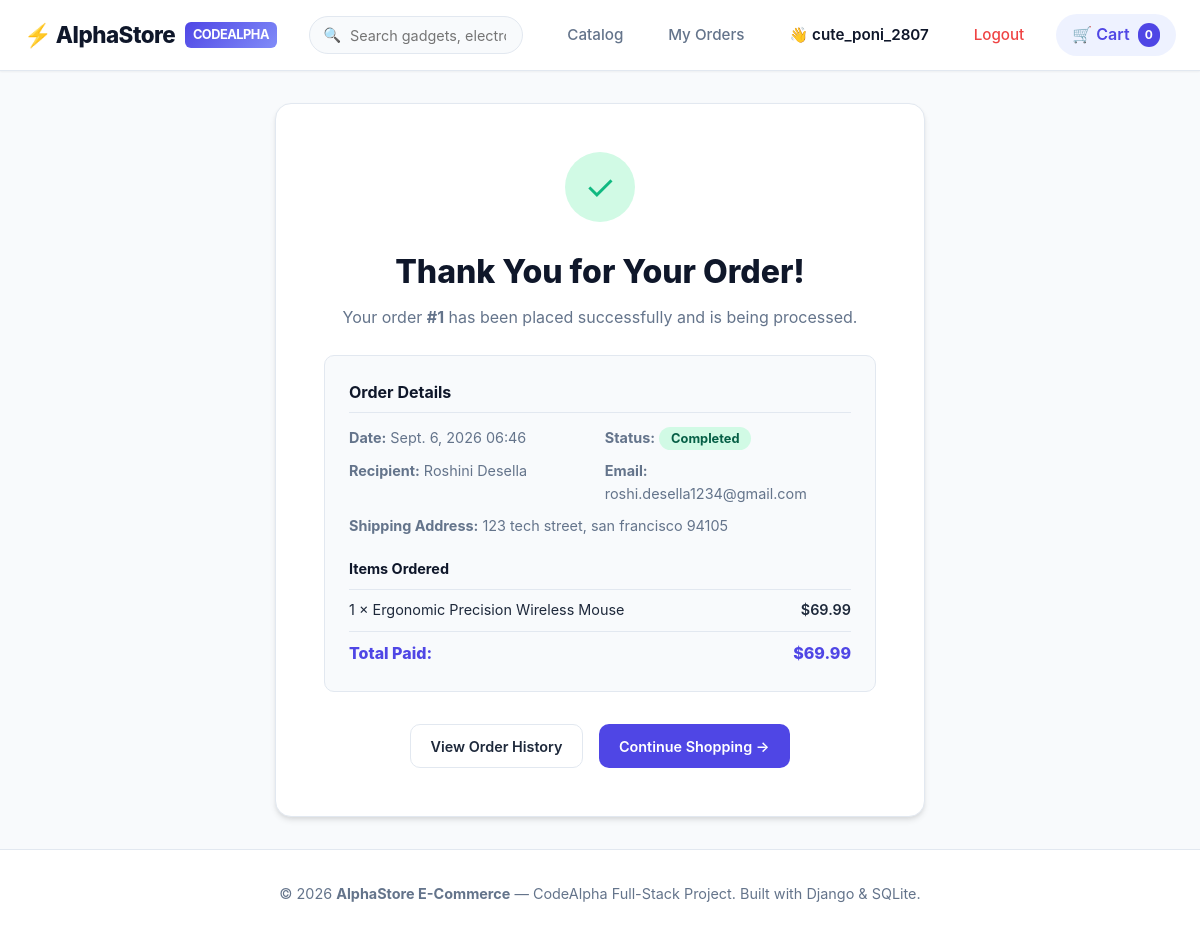
Screenshot of /order-success/1/ (signed in) with the database file from the repository.
### store/models.py (models this page shows, shortened)
class Order(models.Model):
    STATUS_CHOICES = (
        ('Pending', 'Pending'),
        ('Processing', 'Processing'),
        ('Completed', 'Completed'),
        ('Cancelled', 'Cancelled'),
    )
    user = models.ForeignKey(User, on_delete=models.CASCADE, related_name='orders')
    full_name = models.CharField(max_length=150)
    email = models.EmailField()
    address = models.TextField()
    city = models.CharField(max_length=100)
    postal_code = models.CharField(max_length=20)
    phone = models.CharField(max_length=20)
    total_price = models.DecimalField(max_digits=10, decimal_places=2)
    status = models.CharField(max_length=20, choices=STATUS_CHOICES, default='Pending')
    created_at = models.DateTimeField(auto_now_add=True)
    class Meta:
        ordering = ['-created_at']

class OrderItem(models.Model):
    order = models.ForeignKey(Order, on_delete=models.CASCADE, related_name='items')
    product = models.ForeignKey(Product, on_delete=models.SET_NULL, null=True)
    product_name = models.CharField(max_length=200, default='')
    price = models.DecimalField(max_digits=10, decimal_places=2)
    quantity = models.PositiveIntegerField(default=1)
    def get_subtotal(self):
        return self.price * self.quantity

### store/views.py (the view)
# urls.py: path('order-success/<int:order_id>/', views.order_success, name='order_success'),
@login_required
def order_success(request, order_id):
    order = get_object_or_404(Order, id=order_id, user=request.user)
    context = {'order': order}
    return render(request, 'store/order_success.html', context)

### store/context_processors.py (called while the page is built)
def get_or_create_cart(request):
    if request.user.is_authenticated:
        cart, _ = Cart.objects.get_or_create(user=request.user)
    else:
        if not request.session.session_key:
            request.session.create()
        session_key = request.session.session_key
        cart, _ = Cart.objects.get_or_create(session_key=session_key)
    return cart

def cart_context(request):
    try:
        cart = get_or_create_cart(request)
        return {
            'cart_total_items': cart.get_total_items(),
            'cart_total_price': cart.get_total_price()
        }
    except Exception:
        return {
            'cart_total_items': 0,
            'cart_total_price': 0
        }

### store/models.py (called while the page is built)
    def get_total_price(self):
        return sum(item.get_subtotal() for item in self.items.all())

    def get_total_items(self):
        return sum(item.quantity for item in self.items.all())

### store/templates/store/order_success.html (shortened to what this page needs)
{% extends 'store/base.html' %}
{% block content %}
<div style="max-width: 650px; margin: 2rem auto; text-align: center;">
  <div style="background-color: var(--surface); border: 1px solid var(--border); border-radius: var(--radius-lg); padding: 3rem; box-shadow: var(--shadow-md);">
    <div style="width: 70px; height: 70px; background-color: #d1fae5; color: #10b981; border-radius: 50%; display: flex; align-items: center; justify-content: center; font-size: 2.2rem; margin: 0 auto 1.5rem;">
      ✓
    </div>
    <h1 style="font-size: 2rem; font-weight: 800; color: var(--dark); margin-bottom: 0.5rem;">Thank You for Your Order!</h1>
    <p style="color: var(--text-muted); margin-bottom: 1.5rem;">
      Your order <strong>#{{ order.id }}</strong> has been placed successfully and is being processed.
    </p>
    <div style="background-color: var(--bg-light); border: 1px solid var(--border); border-radius: var(--radius-md); padding: 1.5rem; text-align: left; margin-bottom: 2rem;">
      <h3 style="font-size: 1rem; font-weight: 700; color: var(--dark); margin-bottom: 0.8rem; border-bottom: 1px solid var(--border); padding-bottom: 0.4rem;">
        Order Details
      </h3>
      <div style="font-size: 0.9rem; display: grid; grid-template-columns: 1fr 1fr; gap: 0.6rem; color: var(--text-muted);">
        <div><strong>Date:</strong> {{ order.created_at|date:"N j, Y H:i" }}</div>
        <div><strong>Status:</strong> <span class="order-badge status-completed">{{ order.status }}</span></div>
        <div><strong>Recipient:</strong> {{ order.full_name }}</div>
        <div><strong>Email:</strong> {{ order.email }}</div>
        <div style="grid-column: 1 / -1;"><strong>Shipping Address:</strong> {{ order.address }}, {{ order.city }} {{ order.postal_code }}</div>
      </div>
      <h4 style="font-size: 0.9rem; font-weight: 700; color: var(--dark); margin-top: 1.2rem; margin-bottom: 0.6rem;">Items Ordered</h4>
      <div style="border-top: 1px solid var(--border); padding-top: 0.5rem;">
        {% for item in order.items.all %}
          <div style="display: flex; justify-content: space-between; font-size: 0.9rem; margin-bottom: 0.4rem;">
            <span>{{ item.quantity }} &times; {{ item.product_name }}</span>
            <span style="font-weight: 600;">${{ item.get_subtotal }}</span>
          </div>
        {% endfor %}
        <div style="display: flex; justify-content: space-between; font-weight: 800; font-size: 1rem; color: var(--primary); border-top: 1px solid var(--border); padding-top: 0.6rem; margin-top: 0.6rem;">
          <span>Total Paid:</span>
          <span>${{ order.total_price }}</span>
        </div>
      </div>
    </div>
    <div style="display: flex; gap: 1rem; justify-content: center;">
      <a href="{% url 'order_history' %}" class="btn btn-outline">View Order History</a>
      <a href="{% url 'product_list' %}" class="btn btn-primary">Continue Shopping &rarr;</a>
    </div>
  </div>
</div>
{% endblock %}

### store/templates/store/base.html (shortened to what this page needs)
{% load static %}
<!DOCTYPE html>
<html lang="en">
<head>
  <link rel="stylesheet" href="{% static 'store/css/style.css' %}">
</head>
<body>
  <header class="navbar">
    <div class="container navbar-container">
      <a href="{% url 'product_list' %}" class="nav-brand">
        <span>⚡ AlphaStore</span>
        <span class="brand-badge">CODEALPHA</span>
      </a>
      <form action="{% url 'product_list' %}" method="GET" class="search-form">
        <span class="search-icon">🔍</span>
        <input type="text" name="search" class="search-input" placeholder="Search gadgets, electronics, gear..." value="{{ search_query|default:'' }}">
      </form>
      <nav class="nav-menu">
        <a href="{% url 'product_list' %}" class="nav-link">Catalog</a>
        {% if user.is_authenticated %}
          <a href="{% url 'order_history' %}" class="nav-link">My Orders</a>
          <span class="nav-link" style="color: var(--dark); font-weight: 600;">👋 {{ user.username }}</span>
          <a href="{% url 'logout' %}" class="nav-link" style="color: var(--danger);">Logout</a>
        {% else %}
          <a href="{% url 'login' %}" class="nav-link">Login</a>
          <a href="{% url 'register' %}" class="btn btn-sm btn-outline">Register</a>
        {% endif %}
        <a href="{% url 'cart_detail' %}" class="cart-btn">
          <span>🛒 Cart</span>
          <span class="cart-badge" id="cart-badge-count">{{ cart_total_items|default:0 }}</span>
        </a>
      </nav>
    </div>
  </header>
  <main class="container">
    {% block content %}
    {% endblock %}
  </main>
  <footer>
    <div class="container">
      <p>&copy; {% now "Y" %} <strong>AlphaStore E-Commerce</strong> — CodeAlpha Full-Stack Project. Built with Django & SQLite.</p>
    </div>
  </footer>
</body>
</html>

### store/static/store/css/style.css (style rules this page uses)
:root { --primary: #4f46e5; --primary-hover: #4338ca; --primary-light: #eef2ff; --accent: #10b981; --accent-hover: #059669; --danger: #ef4444; --danger-hover: #dc2626; --dark: #0f172a; --text: #1e293b; --text-muted: #64748b; --bg-light: #f8fafc; --surface: #ffffff; --border: #e2e8f0; --shadow-sm: 0 1px 2px 0 rgba(0, 0, 0, 0.05); --shadow-md: 0 4px 6px -1px rgba(0, 0, 0, 0.1), 0 2px 4px -1px rgba(0, 0, 0, 0.06); --shadow-lg: 0 10px 15px -3px rgba(0, 0, 0, 0.1), 0 4px 6px -2px rgba(0, 0, 0, 0.05); --radius-sm: 6px; --radius-md: 10px; --radius-lg: 16px; --transition: all 0.2s ease-in-out; }
* { box-sizing: border-box; margin: 0; padding: 0; font-family: -apple-system, BlinkMacSystemFont, "Segoe UI", Roboto, Helvetica, Arial, sans-serif; }
body { background-color: var(--bg-light); color: var(--text); line-height: 1.6; display: flex; flex-direction: column; min-height: 100vh; }
a { color: var(--primary); text-decoration: none; transition: var(--transition); }
.container { max-width: 1200px; margin: 0 auto; padding: 0 1.5rem; width: 100%; }
.navbar { background-color: var(--surface); border-bottom: 1px solid var(--border); position: sticky; top: 0; z-index: 100; box-shadow: var(--shadow-sm); }
.navbar-container { display: flex; align-items: center; justify-content: space-between; height: 70px; }
.nav-brand { display: flex; align-items: center; gap: 0.6rem; font-size: 1.4rem; font-weight: 800; color: var(--dark); letter-spacing: -0.5px; }
.brand-badge { background: linear-gradient(135deg, var(--primary), #818cf8); color: white; padding: 0.2rem 0.5rem; border-radius: var(--radius-sm); font-size: 0.8rem; font-weight: 700; }
.search-form { display: flex; align-items: center; flex: 1; max-width: 400px; margin: 0 2rem; position: relative; }
.search-input { width: 100%; padding: 0.6rem 1rem 0.6rem 2.5rem; border: 1px solid var(--border); border-radius: 999px; background-color: var(--bg-light); font-size: 0.9rem; transition: var(--transition); }
.search-icon { position: absolute; left: 0.9rem; color: var(--text-muted); font-size: 0.9rem; }
.nav-menu { display: flex; align-items: center; gap: 1.2rem; }
.nav-link { color: var(--text-muted); font-size: 0.95rem; font-weight: 500; display: flex; align-items: center; gap: 0.4rem; padding: 0.4rem 0.8rem; border-radius: var(--radius-sm); }
.cart-btn { position: relative; background-color: var(--primary-light); color: var(--primary); padding: 0.5rem 1rem; border-radius: 999px; font-weight: 600; display: flex; align-items: center; gap: 0.5rem; }
.cart-badge { background-color: var(--primary); color: white; font-size: 0.75rem; font-weight: 700; padding: 0.15rem 0.45rem; border-radius: 999px; }
main { flex: 1; padding-bottom: 3rem; }
.btn { display: inline-flex; align-items: center; justify-content: center; gap: 0.5rem; padding: 0.6rem 1.2rem; border-radius: var(--radius-md); font-size: 0.9rem; font-weight: 600; cursor: pointer; border: 1px solid transparent; transition: var(--transition); text-align: center; }
.btn-primary { background-color: var(--primary); color: white; }
.btn-outline { border-color: var(--border); color: var(--text); background-color: var(--surface); }
.order-badge { padding: 0.25rem 0.75rem; border-radius: 999px; font-size: 0.8rem; font-weight: 700; }
.status-completed { background-color: #d1fae5; color: #065f46; }
footer { background-color: var(--surface); border-top: 1px solid var(--border); padding: 2rem 0; margin-top: auto; text-align: center; color: var(--text-muted); font-size: 0.9rem; }

### rows the page displays
Order: id "1", created_at "Sept. 6, 2026 06:46", status "Completed", full_name "Roshini Desella", email "roshi.desella1234@gmail.com", address "123 tech street", city "san francisco", postal_code "94105", total_price "69.99"
OrderItem: quantity "1", product_name "Ergonomic Precision Wireless Mouse", get_subtotal "69.99"

### other values shown
{{ user.username }} "cute_poni_2807"
{{ cart_total_items|default:0 }} "0"
